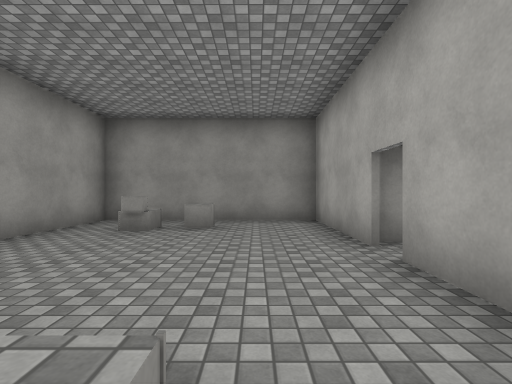
[1] (above)

12 first-person views from a walk through a 3-D level made in the Unity game engine. The camera is 1.3 m above the floor, looks level and sees 85° across. The floor is counted in squares, 2 m on a side. Each view is taken from the middle of a square. On the plan, view 1 faces up. The plan holds only what a view shows up to about 9 squares ahead; the rest is blank. Surface patterns are stand-ins for the level's own textures.

[2]
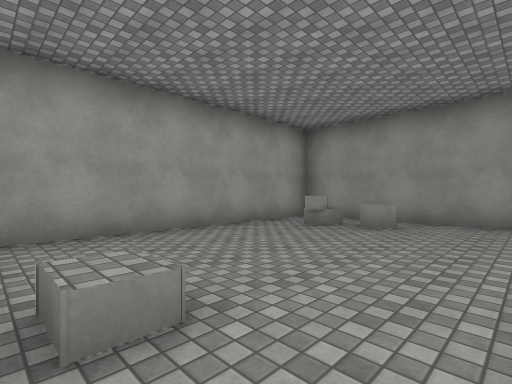

[3]
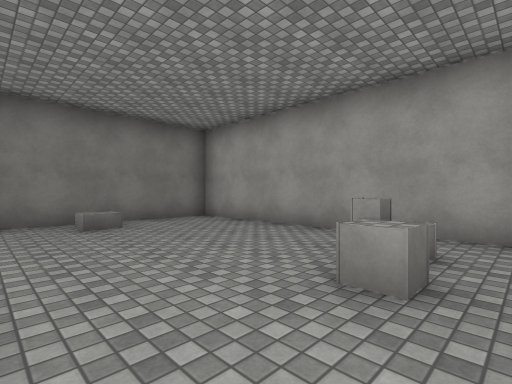

[4]
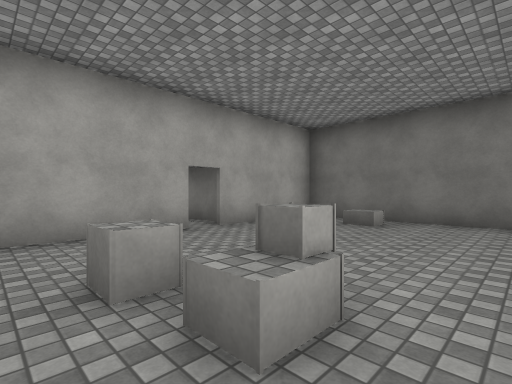

[5]
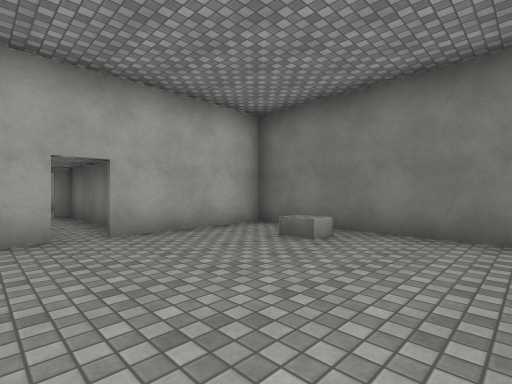

[6]
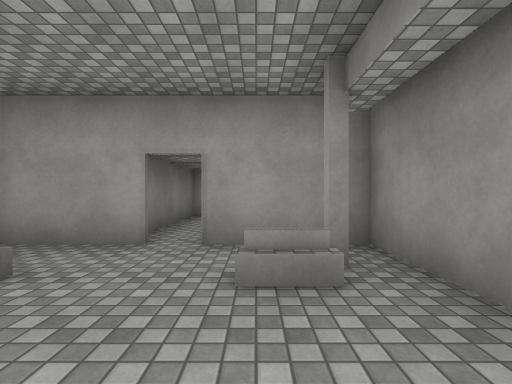

[7]
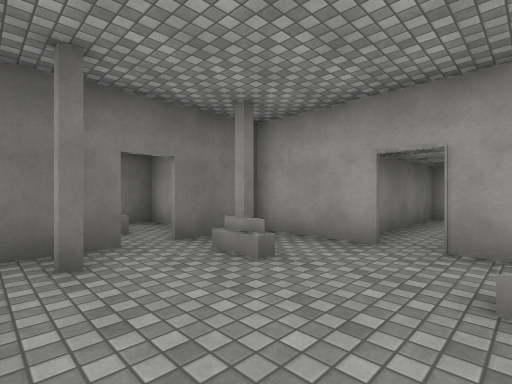

[8]
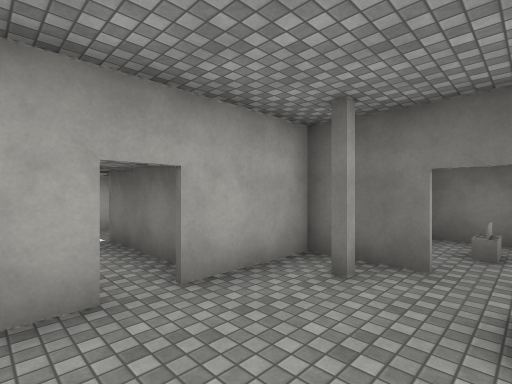

[9]
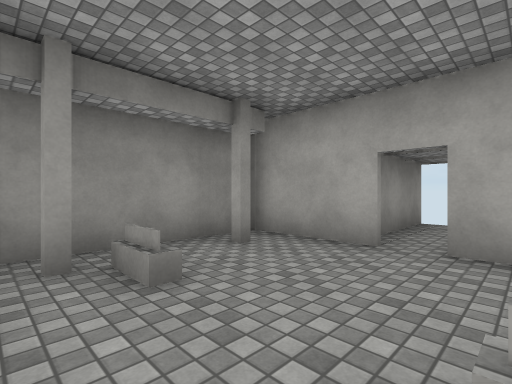

[10]
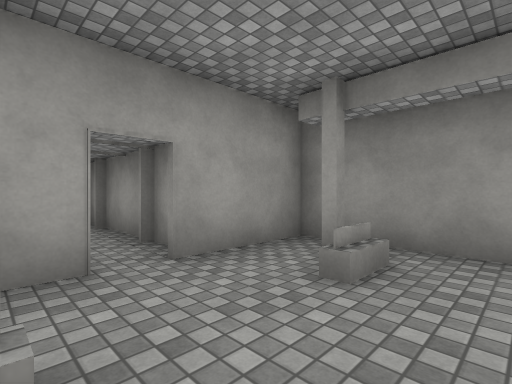

[11]
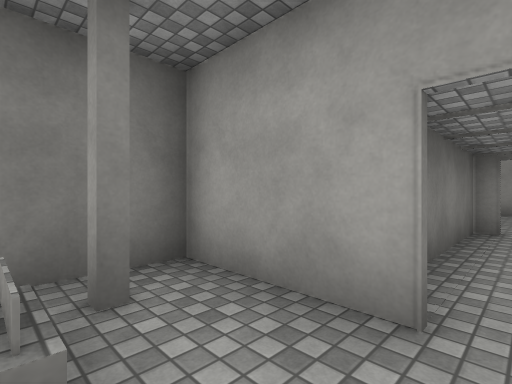

[12]
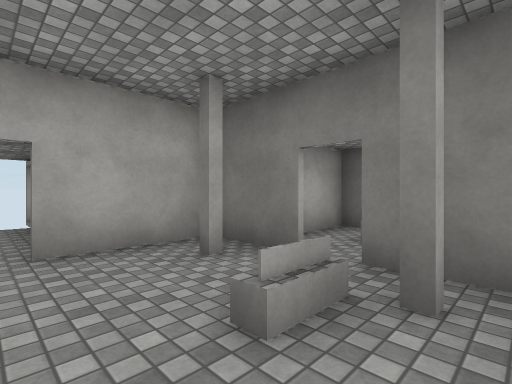

### Floor plan
Key: @ floor where view 1 was taken; # wall or solid block; . floor; / step, stairs or slope; O other object.
Columns run from 4 left of view 1 to 13 right of it. Each row starts with its distance up from view 1.
  7 #######
  6 #.....#  #####
  5 #.OO..#  #O/O##
  4 #.....## #./..####
  3 #................
  2 #.....####./..####
  1 #...O.#  #O#O##
  0 #...@.#  #####
 -1 #######

Where each view was taken, in squares from view 1:
view 1: 0 up, 0 right, facing up
view 2: 0 up, 1 right, facing up-left
view 3: 6 up, 1 right, facing down-left
view 4: 6 up, 3 left, facing down-right
view 5: 4 up, 3 left, facing down-right
view 6: 4 up, 9 right, facing left
view 7: 4 up, 9 right, facing down-left
view 8: 4 up, 7 right, facing down-right
view 9: 2 up, 6 right, facing up-right
view 10: 2 up, 8 right, facing up-left
view 11: 3 up, 7 right, facing down-left
view 12: 3 up, 6 right, facing down-right
